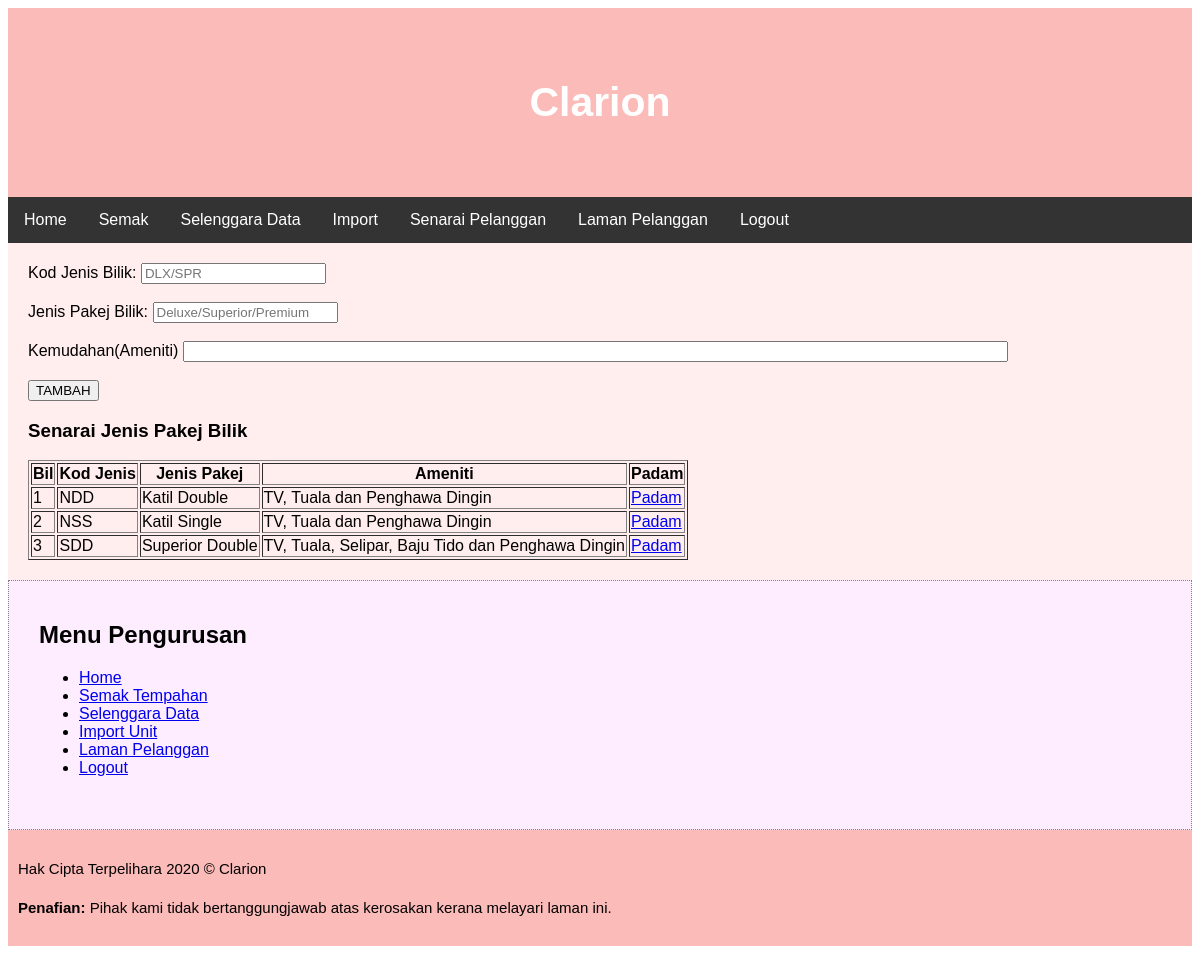
The page /admin/selenggarajenis.php on the database its author committed.
### tables this page shows
CREATE TABLE `jenis` (
  `kodjenis` varchar(20) NOT NULL,
  `jenisbilik` varchar(20) NOT NULL,
  `ameniti` text DEFAULT NULL
);

### admin/paparjenis.php (the view, shortened to what this page needs)
<h3>Senarai Jenis Pakej Bilik</h3>
<table border="1">
	<tr><th>Bil</th><th>Kod Jenis</th><th>Jenis Pakej</th><th>Ameniti</th><th>Padam</th></tr>
<?php
	include 'capaian.php';
	$SQL="select * from jenis";
	$panggil=mysqli_query($connect,$SQL);
	$i=0;
	while($data=mysqli_fetch_array($panggil)){
		$kodjenis=$data['kodjenis'];
		$jenisbilik=$data['jenisbilik'];
		$ameniti=$data['ameniti'];
		$i++;
		echo "<tr><td>$i</td><td>$kodjenis</td><td>$jenisbilik</td><td>$ameniti</td><td><a href='deletejenis.php?jenis=".$kodjenis."'>Padam</a></td></tr>";
	}
 ?>
 </table>

### admin/style.css (style rules this page uses)
* { box-sizing: border-box; }
body { font-family: Arial, Helvetica, sans-serif; }

### rows shown on the page
jenis: kodjenis "NDD", jenisbilik "Katil Double", ameniti "TV, Tuala dan Penghawa Dingin"
jenis: kodjenis "NSS", jenisbilik "Katil Single", ameniti "TV, Tuala dan Penghawa Dingin"
jenis: kodjenis "SDD", jenisbilik "Superior Double", ameniti "TV, Tuala, Selipar, Baju Tido dan Penghawa Dingin"
